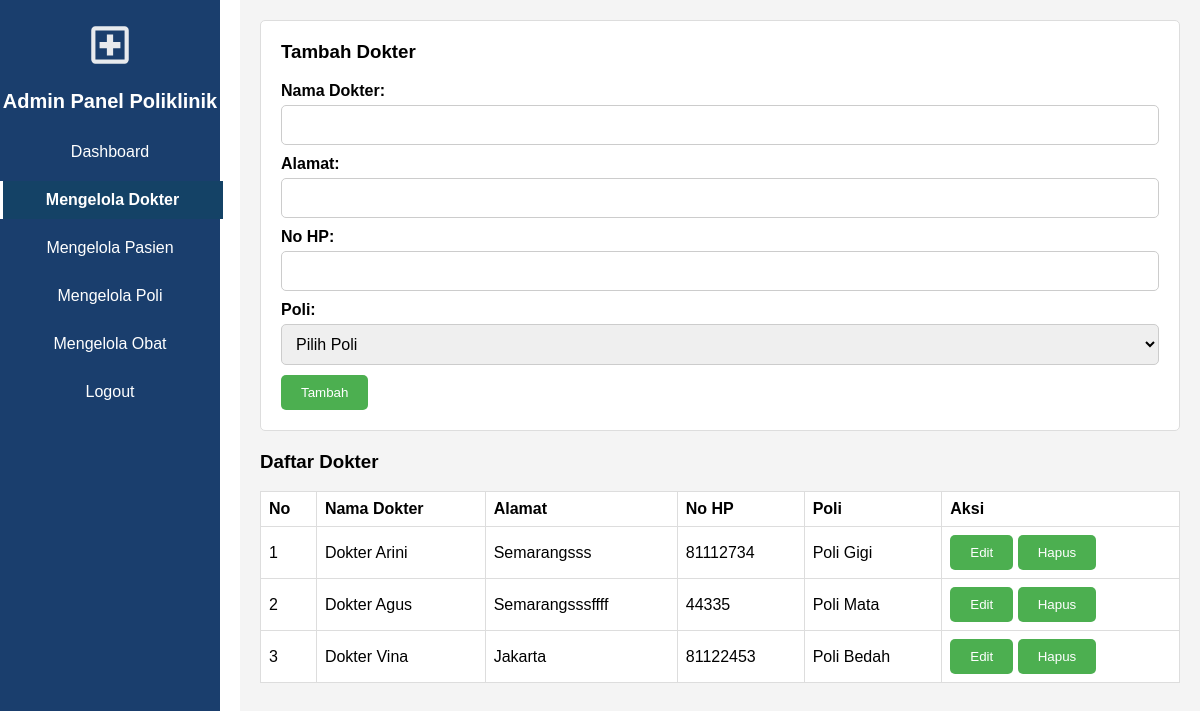
Page /admin/kelola_dokter.php (signed in) on the committed database.
### tables this page shows
CREATE TABLE `dokter` (
  `id` int(11) NOT NULL,
  `nama` varchar(150) NOT NULL,
  `alamat` varchar(255) DEFAULT NULL,
  `no_hp` int(15) NOT NULL,
  `id_poli` int(11) NOT NULL
);

CREATE TABLE `poli` (
  `id` int(11) NOT NULL,
  `nama_poli` varchar(25) NOT NULL,
  `keterangan` text DEFAULT NULL
);

### admin/kelola_dokter.php (the view, shortened to what this page needs)
<?php
require_once 'koneksi.php';
$sql_dokter = "SELECT dokter.*, poli.nama_poli FROM dokter
               INNER JOIN poli ON dokter.id_poli = poli.id
               ORDER BY dokter.id ASC";
$result_dokter = $conn->query($sql_dokter);
?>
<!DOCTYPE html>
<html lang="en">
<head>
</head>
<body>
    <div class="sidebar">
        <img src="../assets/img/hospital.svg" alt="Hospital Logo" width="50px">
        <h2>Admin Panel Poliklinik</h2>
        <a href="dashboard.php" class="<?= basename($_SERVER['PHP_SELF']) === 'dashboard.php' ? 'active' : '' ?>">Dashboard</a>
        <a href="kelola_dokter.php" class="<?= basename($_SERVER['PHP_SELF']) === 'kelola_dokter.php' ? 'active' : '' ?>">Mengelola Dokter</a>
        <a href="kelola_pasien.php" class="<?= basename($_SERVER['PHP_SELF']) === 'kelola_pasien.php' ? 'active' : '' ?>">Mengelola Pasien</a>
        <a href="kelola_poli.php" class="<?= basename($_SERVER['PHP_SELF']) === 'kelola_poli.php' ? 'active' : '' ?>">Mengelola Poli</a>
        <a href="kelola_obat.php" class="<?= basename($_SERVER['PHP_SELF']) === 'kelola_obat.php' ? 'active' : '' ?>">Mengelola Obat</a>
        <a class="logout" href="logout.php">Logout</a>
    </div>
    <div class="content">
        <div class="form-container">
            <h3 id="form-title">Tambah Dokter</h3>
            <form id="dokterForm" action="tambah_dokter.php" method="POST">
                <label for="nama_dokter">Nama Dokter:</label>
                <input type="text" id="nama_dokter" name="nama" required>
                <label for="alamat">Alamat:</label>
                <input type="text" id="alamat" name="alamat" required>
                <label for="no_hp">No HP:</label>
                <input type="text" id="no_hp" name="no_hp" maxlength="15" required>
                <label for="id_poli">Poli:</label>
                <select id="id_poli" name="id_poli" required>
                    <option value="" disabled selected>Pilih Poli</option>
                </select>
                <button type="submit" class="btn" id="submitBtn">Tambah</button>
            </form>
        </div>
        <h3>Daftar Dokter</h3>
        <table>
            <thead>
                <tr>
                    <th>No</th>
                    <th>Nama Dokter</th>
                    <th>Alamat</th>
                    <th>No HP</th>
                    <th>Poli</th>
                    <th>Aksi</th>
                </tr>
            </thead>
            <tbody>
                <?php
                while ($row = $result_dokter->fetch_assoc()) {
                    echo "<tr>";
                    echo "<td>" . $row["id"] . "</td>";
                    echo "<td>" . $row["nama"] . "</td>";
                    echo "<td>" . $row["alamat"] . "</td>";
                    echo "<td>" . $row["no_hp"] . "</td>";
                    echo "<td>" . $row["nama_poli"] . "</td>";
                    echo "<td>
                            <button class='btn' onclick=\"editDokter('" . $row['id'] . "', '" . $row['nama'] . "', '" . $row['alamat'] . "', '" . $row['no_hp'] . "', '" . $row['id_poli'] . "')\">Edit</button>
                            <button class='btn' onclick=\"openDeleteModal('" . $row['id'] . "')\">Hapus</button>
                          </td>";
                    echo "</tr>";
                }
                ?>
            </tbody>
        </table>
    </div>
</body>
</html>

### admin/kelola_dokter.php (style rules this page uses)
body { margin: 0; font-family: Arial, sans-serif; display: flex; }
.sidebar { width: 220px; height: 100vh; background-color: #1a3e6d; color: white; position: fixed; top: 0; left: 0; display: flex; flex-direction: column; align-items: center; padding-top: 20px; }
.sidebar img { margin-bottom: 20px; }
.sidebar h2 { margin: 0 0 20px 0; font-size: 20px; text-align: center; }
.sidebar a { text-decoration: none; color: white; display: block; width: 100%; text-align: center; padding: 10px 0; margin-bottom: 10px; transition: background-color 0.3s ease, color 0.3s ease; }
.sidebar a.active { background-color: #144266; color: #ffffff; font-weight: bold; border-left: 5px solid #ffffff; }
.content { margin-left: 240px; padding: 20px; width: calc(100% - 240px); background-color: #f4f4f4; min-height: 100vh; }
.form-container { background-color: white; padding: 20px; border: 1px solid #ddd; border-radius: 5px; margin-bottom: 20px; }
.form-container h3 { margin-top: 0; }
.form-container label { display: block; margin-bottom: 5px; font-weight: bold; }
.form-container input[type="text"], .form-container textarea, .form-container select { width: 100%; padding: 10px; margin-bottom: 10px; border: 1px solid #ccc; border-radius: 5px; box-sizing: border-box; font-size: 16px; transition: border-color 0.3s ease; }
table { width: 100%; border-collapse: collapse; background-color: white; border: 1px solid #ddd; }
table, th, td { border: 1px solid #ddd; }
th, td { padding: 8px; text-align: left; }
.btn { padding: 10px 20px; background-color: #4CAF50; color: white; border: none; cursor: pointer; border-radius: 5px; }

### rows in the picture
dokter: id "1", nama "Dokter Arini", alamat "Semarangsss", no_hp "81112734", id_poli.nama_poli "Poli Gigi"
dokter: id "2", nama "Dokter Agus", alamat "Semarangsssffff", no_hp "44335", id_poli.nama_poli "Poli Mata"
dokter: id "3", nama "Dokter Vina", alamat "Jakarta", no_hp "81122453", id_poli.nama_poli "Poli Bedah"
